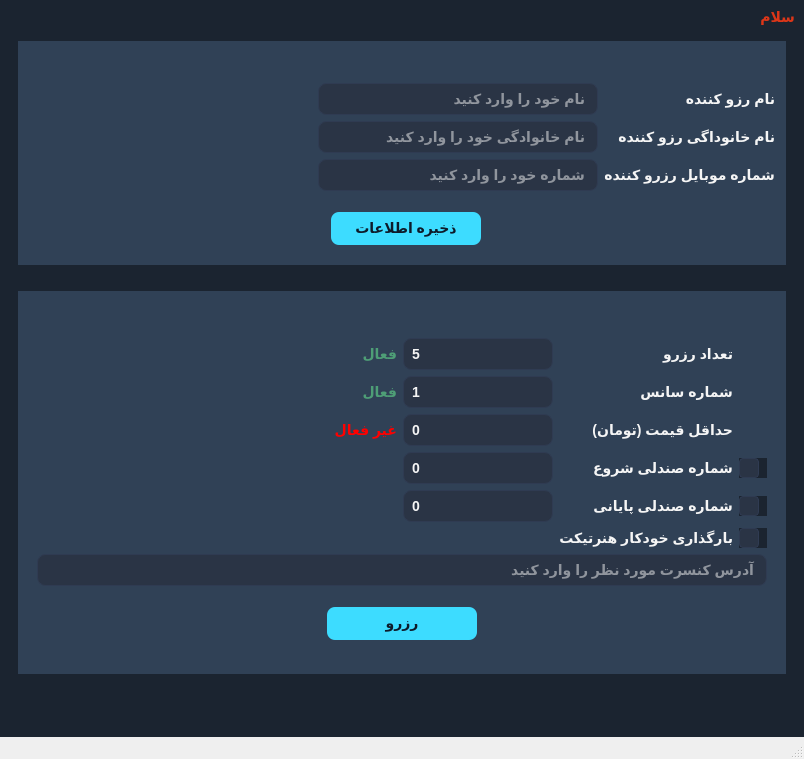
<?xml version="1.0" encoding="UTF-8"?>
<ui version="4.0">
 <class>MainWindow</class>
 <widget class="QMainWindow" name="MainWindow">
  <property name="geometry">
   <rect>
    <x>0</x>
    <y>0</y>
    <width>804</width>
    <height>759</height>
   </rect>
  </property>
  <property name="windowTitle">
   <string>کنسرت بات</string>
  </property>
  <property name="windowIcon">
   <iconset resource="resource.qrc">
    <normaloff>:/icons/icons/icons8_cyborg_26px_1.png</normaloff>:/icons/icons/icons8_cyborg_26px_1.png</iconset>
  </property>
  <widget class="QWidget" name="centralwidget">
   <property name="styleSheet">
    <string notr="true">/* ====== GLOBAL THEME (Dark Navy + Gray) ====== */
QWidget {
    background-color: #1b2430; /* سرمه‌ای تیره و مدرن */
    font-family: &quot;Segoe UI&quot;, &quot;Roboto&quot;, &quot;Helvetica Neue&quot;, Arial;
    font-size: 14px;
    font-weight: bold;
    color: #eaeaea; /* خاکستری روشن برای متن */
}

#info_frame, #bot_info{
	background-color: rgb(48, 65, 86);
	padding: 10px;
}

/* ====== LABEL ====== */
QLabel {
    color: #f5f5f5;
    font-weight: bold;
    background-color: transparent;
}

QLabel[role=&quot;title&quot;] {
    font-size: 18px;
    font-weight: bold;
    color: #ffffff;
}

QLabel[role=&quot;subtitle&quot;] {
    font-size: 13px;
    color: #b0b8c1;
}

/* ====== LINE EDIT ====== */
QLineEdit {
    border: 1px solid #2f3b52;
    border-radius: 8px;
    padding: 6px 10px;
    background-color: #2a3445;
    color: #f5f5f5;
    selection-background-color: #00bcd4;
    selection-color: black;
}

QLineEdit:focus {
    border: 1px solid #3ddcff;
}

/* ====== SPIN BOX ====== */
QSpinBox {
    border: 1px solid #2f3b52;
    border-radius: 8px;
    padding: 6px;
    background-color: #2a3445;
    color: #f5f5f5;
}

/* مخفی کردن دکمه‌های بالا/پایین */
QSpinBox::up-button,
QSpinBox::down-button {
    width: 0px;
    height: 0px;
    border: none;
    background: none;
}

/* فوکوس */
QSpinBox:focus {
    border: 1px solid #3ddcff;
}

/* ====== COMBO BOX ====== */
QComboBox {
    border: 1px solid #2f3b52;
    border-radius: 8px;
    padding: 6px 10px;
    background-color: #2a3445;
    color: #f5f5f5;
}

QComboBox::drop-down {
    border: none;
    width: 24px;
    background-color: #2a3445;
}

QComboBox:hover {
    border: 1px solid #3ddcff;
}

/* ====== BUTTONS ====== */
QPushButton {
    background-color: #3ddcff;
    color: #0d1b2a;
    border: none;
    border-radius: 8px;
    padding: 8px 14px;
    font-weight: bold;
}

QPushButton:hover {
    background-color: #2fb8d9;
}

QPushButton:pressed {
    background-color: #2496b3;
}

/* ====== CHECKBOX ====== */
QCheckBox {
    spacing: 8px;
    color: #eaeaea;
}

QCheckBox::indicator {
    width: 18px;
    height: 18px;
    border-radius: 4px;
    border: 1px solid #2f3b52;
    background-color: #2a3445;
}

QCheckBox::indicator:checked {
    background-color: #3ddcff;
    image: url(:/icons/icons/icons8_done_26px.png);
}
</string>
   </property>
   <layout class="QVBoxLayout" name="verticalLayout">
    <item>
     <widget class="QLabel" name="log_label">
      <property name="layoutDirection">
       <enum>Qt::LayoutDirection::RightToLeft</enum>
      </property>
      <property name="styleSheet">
       <string notr="true">color: rgb(221, 54, 24);</string>
      </property>
      <property name="text">
       <string>سلام</string>
      </property>
     </widget>
    </item>
    <item>
     <widget class="QStackedWidget" name="stackedWidget">
      <property name="styleSheet">
       <string notr="true"/>
      </property>
      <widget class="QWidget" name="page">
       <layout class="QVBoxLayout" name="verticalLayout_2">
        <item>
         <widget class="QFrame" name="info_frame">
          <property name="styleSheet">
           <string notr="true"/>
          </property>
          <layout class="QVBoxLayout" name="verticalLayout_3">
           <property name="topMargin">
            <number>10</number>
           </property>
           <property name="rightMargin">
            <number>1</number>
           </property>
           <property name="bottomMargin">
            <number>10</number>
           </property>
           <item>
            <layout class="QGridLayout" name="gridLayout">
             <property name="topMargin">
              <number>22</number>
             </property>
             <item row="0" column="2">
              <widget class="QLabel" name="label">
               <property name="text">
                <string>نام رزو کننده</string>
               </property>
              </widget>
             </item>
             <item row="2" column="1">
              <widget class="QLineEdit" name="phone_input">
               <property name="layoutDirection">
                <enum>Qt::LayoutDirection::RightToLeft</enum>
               </property>
               <property name="text">
                <string/>
               </property>
               <property name="placeholderText">
                <string>شماره خود را وارد کنید</string>
               </property>
              </widget>
             </item>
             <item row="0" column="1">
              <widget class="QLineEdit" name="name_input">
               <property name="text">
                <string/>
               </property>
               <property name="placeholderText">
                <string>نام خود را وارد کنید</string>
               </property>
              </widget>
             </item>
             <item row="0" column="0">
              <spacer name="horizontalSpacer_2">
               <property name="orientation">
                <enum>Qt::Orientation::Horizontal</enum>
               </property>
               <property name="sizeHint" stdset="0">
                <size>
                 <width>40</width>
                 <height>20</height>
                </size>
               </property>
              </spacer>
             </item>
             <item row="2" column="2">
              <widget class="QLabel" name="label_2">
               <property name="text">
                <string>شماره موبایل رزرو کننده</string>
               </property>
              </widget>
             </item>
             <item row="1" column="2">
              <widget class="QLabel" name="label_4">
               <property name="text">
                <string>نام خانوداگی رزو کننده</string>
               </property>
              </widget>
             </item>
             <item row="1" column="1">
              <widget class="QLineEdit" name="family_input">
               <property name="text">
                <string/>
               </property>
               <property name="placeholderText">
                <string>نام خانوادگی خود را وارد کنید</string>
               </property>
              </widget>
             </item>
            </layout>
           </item>
           <item>
            <spacer name="verticalSpacer_3">
             <property name="orientation">
              <enum>Qt::Orientation::Vertical</enum>
             </property>
             <property name="sizeType">
              <enum>QSizePolicy::Policy::Fixed</enum>
             </property>
             <property name="sizeHint" stdset="0">
              <size>
               <width>17</width>
               <height>15</height>
              </size>
             </property>
            </spacer>
           </item>
           <item alignment="Qt::AlignmentFlag::AlignHCenter">
            <widget class="QPushButton" name="save_info">
             <property name="minimumSize">
              <size>
               <width>150</width>
               <height>0</height>
              </size>
             </property>
             <property name="maximumSize">
              <size>
               <width>150</width>
               <height>16777215</height>
              </size>
             </property>
             <property name="text">
              <string>ذخیره اطلاعات</string>
             </property>
            </widget>
           </item>
          </layout>
         </widget>
        </item>
        <item>
         <spacer name="verticalSpacer_5">
          <property name="orientation">
           <enum>Qt::Orientation::Vertical</enum>
          </property>
          <property name="sizeType">
           <enum>QSizePolicy::Policy::Fixed</enum>
          </property>
          <property name="sizeHint" stdset="0">
           <size>
            <width>20</width>
            <height>20</height>
           </size>
          </property>
         </spacer>
        </item>
        <item>
         <widget class="QFrame" name="bot_info">
          <property name="styleSheet">
           <string notr="true"/>
          </property>
          <layout class="QVBoxLayout" name="verticalLayout_4">
           <property name="topMargin">
            <number>22</number>
           </property>
           <property name="bottomMargin">
            <number>24</number>
           </property>
           <item>
            <layout class="QGridLayout" name="gridLayout_2">
             <property name="topMargin">
              <number>15</number>
             </property>
             <item row="1" column="4">
              <widget class="QSpinBox" name="sans_idx">
               <property name="minimumSize">
                <size>
                 <width>100</width>
                 <height>0</height>
                </size>
               </property>
               <property name="minimum">
                <number>1</number>
               </property>
               <property name="maximum">
                <number>10</number>
               </property>
               <property name="value">
                <number>1</number>
               </property>
              </widget>
             </item>
             <item row="3" column="4">
              <widget class="QSpinBox" name="start_chair">
               <property name="enabled">
                <bool>true</bool>
               </property>
               <property name="minimumSize">
                <size>
                 <width>150</width>
                 <height>0</height>
                </size>
               </property>
               <property name="minimum">
                <number>0</number>
               </property>
               <property name="maximum">
                <number>1000</number>
               </property>
               <property name="value">
                <number>0</number>
               </property>
              </widget>
             </item>
             <item row="2" column="5">
              <widget class="QLabel" name="label_5">
               <property name="enabled">
                <bool>false</bool>
               </property>
               <property name="text">
                <string>حداقل قیمت (تومان)</string>
               </property>
              </widget>
             </item>
             <item row="4" column="4">
              <widget class="QSpinBox" name="end_chair">
               <property name="enabled">
                <bool>true</bool>
               </property>
               <property name="minimumSize">
                <size>
                 <width>150</width>
                 <height>0</height>
                </size>
               </property>
               <property name="minimum">
                <number>0</number>
               </property>
               <property name="maximum">
                <number>1000</number>
               </property>
               <property name="value">
                <number>0</number>
               </property>
              </widget>
             </item>
             <item row="1" column="5">
              <widget class="QLabel" name="label_6">
               <property name="text">
                <string>شماره سانس</string>
               </property>
              </widget>
             </item>
             <item row="4" column="5">
              <widget class="QLabel" name="label_11">
               <property name="enabled">
                <bool>false</bool>
               </property>
               <property name="text">
                <string>شماره صندلی پایانی</string>
               </property>
              </widget>
             </item>
             <item row="2" column="3">
              <widget class="QLabel" name="label_7">
               <property name="styleSheet">
                <string notr="true">color:red;</string>
               </property>
               <property name="text">
                <string>غیر فعال</string>
               </property>
              </widget>
             </item>
             <item row="4" column="6">
              <widget class="QCheckBox" name="end_chair_checkbox">
               <property name="text">
                <string/>
               </property>
              </widget>
             </item>
             <item row="0" column="4">
              <widget class="QSpinBox" name="reserve_count">
               <property name="minimumSize">
                <size>
                 <width>100</width>
                 <height>0</height>
                </size>
               </property>
               <property name="minimum">
                <number>1</number>
               </property>
               <property name="maximum">
                <number>10</number>
               </property>
               <property name="value">
                <number>5</number>
               </property>
              </widget>
             </item>
             <item row="0" column="3">
              <widget class="QLabel" name="label_8">
               <property name="styleSheet">
                <string notr="true">color:rgb(78, 158, 118);</string>
               </property>
               <property name="text">
                <string>فعال</string>
               </property>
              </widget>
             </item>
             <item row="2" column="4">
              <widget class="QSpinBox" name="min_price">
               <property name="enabled">
                <bool>false</bool>
               </property>
               <property name="minimumSize">
                <size>
                 <width>150</width>
                 <height>0</height>
                </size>
               </property>
               <property name="minimum">
                <number>0</number>
               </property>
               <property name="maximum">
                <number>10000000</number>
               </property>
               <property name="value">
                <number>0</number>
               </property>
              </widget>
             </item>
             <item row="1" column="3">
              <widget class="QLabel" name="label_9">
               <property name="styleSheet">
                <string notr="true">color:rgb(78, 158, 118);</string>
               </property>
               <property name="text">
                <string>فعال</string>
               </property>
              </widget>
             </item>
             <item row="3" column="5">
              <widget class="QLabel" name="label_10">
               <property name="enabled">
                <bool>false</bool>
               </property>
               <property name="text">
                <string>شماره صندلی شروع</string>
               </property>
              </widget>
             </item>
             <item row="0" column="2">
              <spacer name="horizontalSpacer">
               <property name="orientation">
                <enum>Qt::Orientation::Horizontal</enum>
               </property>
               <property name="sizeHint" stdset="0">
                <size>
                 <width>40</width>
                 <height>20</height>
                </size>
               </property>
              </spacer>
             </item>
             <item row="3" column="6">
              <widget class="QCheckBox" name="start_chair_checkbox">
               <property name="text">
                <string/>
               </property>
              </widget>
             </item>
             <item row="0" column="5">
              <widget class="QLabel" name="label_3">
               <property name="text">
                <string>تعداد رزرو</string>
               </property>
              </widget>
             </item>
             <item row="5" column="6">
              <widget class="QCheckBox" name="refresh_honar_ticket_checkbox">
               <property name="text">
                <string/>
               </property>
              </widget>
             </item>
             <item row="5" column="5">
              <widget class="QLabel" name="label_12">
               <property name="enabled">
                <bool>false</bool>
               </property>
               <property name="text">
                <string>بارگذاری خودکار هنرتیکت</string>
               </property>
              </widget>
             </item>
            </layout>
           </item>
           <item>
            <widget class="QLineEdit" name="input_url">
             <property name="text">
              <string/>
             </property>
             <property name="placeholderText">
              <string>آدرس کنسرت مورد نظر را وارد کنید</string>
             </property>
            </widget>
           </item>
           <item>
            <spacer name="verticalSpacer_4">
             <property name="orientation">
              <enum>Qt::Orientation::Vertical</enum>
             </property>
             <property name="sizeType">
              <enum>QSizePolicy::Policy::Fixed</enum>
             </property>
             <property name="sizeHint" stdset="0">
              <size>
               <width>17</width>
               <height>15</height>
              </size>
             </property>
            </spacer>
           </item>
           <item alignment="Qt::AlignmentFlag::AlignHCenter">
            <widget class="QPushButton" name="start_reserve_btn">
             <property name="minimumSize">
              <size>
               <width>150</width>
               <height>0</height>
              </size>
             </property>
             <property name="maximumSize">
              <size>
               <width>150</width>
               <height>16777215</height>
              </size>
             </property>
             <property name="text">
              <string>رزرو</string>
             </property>
            </widget>
           </item>
          </layout>
         </widget>
        </item>
        <item>
         <spacer name="verticalSpacer_2">
          <property name="orientation">
           <enum>Qt::Orientation::Vertical</enum>
          </property>
          <property name="sizeHint" stdset="0">
           <size>
            <width>20</width>
            <height>40</height>
           </size>
          </property>
         </spacer>
        </item>
        <item>
         <spacer name="verticalSpacer">
          <property name="orientation">
           <enum>Qt::Orientation::Vertical</enum>
          </property>
          <property name="sizeHint" stdset="0">
           <size>
            <width>20</width>
            <height>40</height>
           </size>
          </property>
         </spacer>
        </item>
       </layout>
      </widget>
      <widget class="QWidget" name="page_2"/>
     </widget>
    </item>
   </layout>
  </widget>
  <widget class="QStatusBar" name="statusbar"/>
 </widget>
 <tabstops>
  <tabstop>name_input</tabstop>
  <tabstop>family_input</tabstop>
  <tabstop>phone_input</tabstop>
  <tabstop>save_info</tabstop>
  <tabstop>reserve_count</tabstop>
  <tabstop>sans_idx</tabstop>
  <tabstop>min_price</tabstop>
  <tabstop>start_chair</tabstop>
  <tabstop>end_chair</tabstop>
  <tabstop>input_url</tabstop>
  <tabstop>start_reserve_btn</tabstop>
  <tabstop>start_chair_checkbox</tabstop>
  <tabstop>end_chair_checkbox</tabstop>
 </tabstops>
 <resources>
  <include location="resource.qrc"/>
 </resources>
 <connections/>
</ui>
